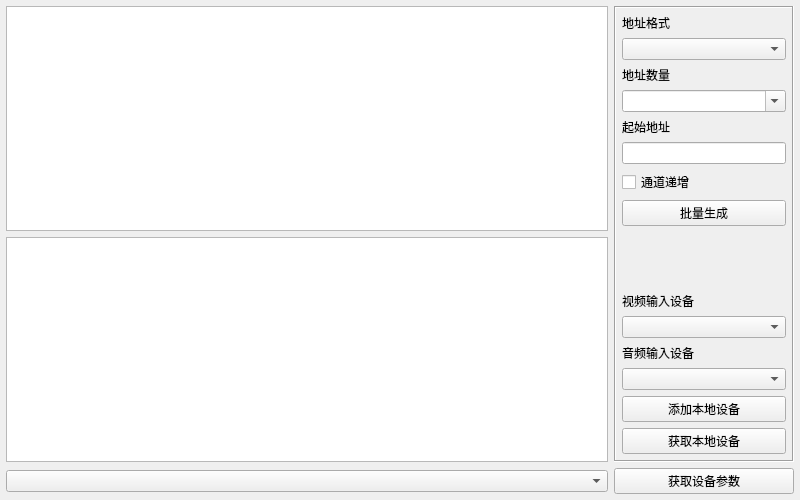
<?xml version="1.0" encoding="UTF-8"?>
<ui version="4.0">
 <class>frmConfigPlus</class>
 <widget class="QWidget" name="frmConfigPlus">
  <property name="geometry">
   <rect>
    <x>0</x>
    <y>0</y>
    <width>800</width>
    <height>500</height>
   </rect>
  </property>
  <property name="windowTitle">
   <string>Form</string>
  </property>
  <layout class="QGridLayout" name="gridLayout">
   <property name="leftMargin">
    <number>6</number>
   </property>
   <property name="topMargin">
    <number>6</number>
   </property>
   <property name="rightMargin">
    <number>6</number>
   </property>
   <property name="bottomMargin">
    <number>6</number>
   </property>
   <property name="spacing">
    <number>6</number>
   </property>
   <item row="0" column="1" rowspan="2">
    <widget class="QFrame" name="frame">
     <property name="minimumSize">
      <size>
       <width>180</width>
       <height>0</height>
      </size>
     </property>
     <property name="maximumSize">
      <size>
       <width>180</width>
       <height>16777215</height>
      </size>
     </property>
     <property name="frameShape">
      <enum>QFrame::Box</enum>
     </property>
     <property name="frameShadow">
      <enum>QFrame::Sunken</enum>
     </property>
     <layout class="QVBoxLayout" name="verticalLayout">
      <property name="spacing">
       <number>6</number>
      </property>
      <property name="leftMargin">
       <number>6</number>
      </property>
      <property name="topMargin">
       <number>6</number>
      </property>
      <property name="rightMargin">
       <number>6</number>
      </property>
      <property name="bottomMargin">
       <number>6</number>
      </property>
      <item>
       <widget class="QLabel" name="labPlusType">
        <property name="text">
         <string>地址格式</string>
        </property>
       </widget>
      </item>
      <item>
       <widget class="QComboBox" name="cboxPlusType">
        <property name="minimumSize">
         <size>
          <width>80</width>
          <height>0</height>
         </size>
        </property>
       </widget>
      </item>
      <item>
       <widget class="QLabel" name="labPlusNumber">
        <property name="text">
         <string>地址数量</string>
        </property>
       </widget>
      </item>
      <item>
       <widget class="QComboBox" name="cboxPlusNumber">
        <property name="minimumSize">
         <size>
          <width>80</width>
          <height>0</height>
         </size>
        </property>
        <property name="editable">
         <bool>true</bool>
        </property>
       </widget>
      </item>
      <item>
       <widget class="QLabel" name="labPlusAddr">
        <property name="text">
         <string>起始地址</string>
        </property>
       </widget>
      </item>
      <item>
       <widget class="QLineEdit" name="txtPlusAddr"/>
      </item>
      <item>
       <widget class="QCheckBox" name="ckPlusNvr">
        <property name="text">
         <string>通道递增</string>
        </property>
       </widget>
      </item>
      <item>
       <widget class="QPushButton" name="btnAddPlus">
        <property name="minimumSize">
         <size>
          <width>80</width>
          <height>0</height>
         </size>
        </property>
        <property name="text">
         <string>批量生成</string>
        </property>
       </widget>
      </item>
      <item>
       <spacer name="verticalSpacer">
        <property name="orientation">
         <enum>Qt::Vertical</enum>
        </property>
        <property name="sizeHint" stdset="0">
         <size>
          <width>20</width>
          <height>40</height>
         </size>
        </property>
       </spacer>
      </item>
      <item>
       <widget class="QLabel" name="labVideoDevice">
        <property name="text">
         <string>视频输入设备</string>
        </property>
       </widget>
      </item>
      <item>
       <widget class="QComboBox" name="cboxVideoDevice"/>
      </item>
      <item>
       <widget class="QLabel" name="labAudioDevice">
        <property name="text">
         <string>音频输入设备</string>
        </property>
       </widget>
      </item>
      <item>
       <widget class="QComboBox" name="cboxAudioDevice"/>
      </item>
      <item>
       <widget class="QPushButton" name="btnAddDevice">
        <property name="text">
         <string>添加本地设备</string>
        </property>
       </widget>
      </item>
      <item>
       <widget class="QPushButton" name="btnGetDevice">
        <property name="text">
         <string>获取本地设备</string>
        </property>
       </widget>
      </item>
     </layout>
    </widget>
   </item>
   <item row="0" column="0">
    <widget class="QTextEdit" name="txtPlusMain">
     <property name="sizePolicy">
      <sizepolicy hsizetype="Expanding" vsizetype="Ignored">
       <horstretch>0</horstretch>
       <verstretch>0</verstretch>
      </sizepolicy>
     </property>
    </widget>
   </item>
   <item row="1" column="0">
    <widget class="QTextEdit" name="txtPlusSub">
     <property name="sizePolicy">
      <sizepolicy hsizetype="Expanding" vsizetype="Ignored">
       <horstretch>0</horstretch>
       <verstretch>0</verstretch>
      </sizepolicy>
     </property>
    </widget>
   </item>
   <item row="2" column="0">
    <widget class="QComboBox" name="cboxDeviceOption"/>
   </item>
   <item row="2" column="1">
    <widget class="QPushButton" name="btnGetOption">
     <property name="text">
      <string>获取设备参数</string>
     </property>
    </widget>
   </item>
  </layout>
 </widget>
 <tabstops>
  <tabstop>cboxPlusType</tabstop>
  <tabstop>cboxPlusNumber</tabstop>
  <tabstop>txtPlusAddr</tabstop>
  <tabstop>ckPlusNvr</tabstop>
  <tabstop>btnAddPlus</tabstop>
  <tabstop>cboxVideoDevice</tabstop>
  <tabstop>cboxAudioDevice</tabstop>
  <tabstop>btnAddDevice</tabstop>
  <tabstop>txtPlusMain</tabstop>
  <tabstop>txtPlusSub</tabstop>
 </tabstops>
 <resources/>
 <connections/>
</ui>
